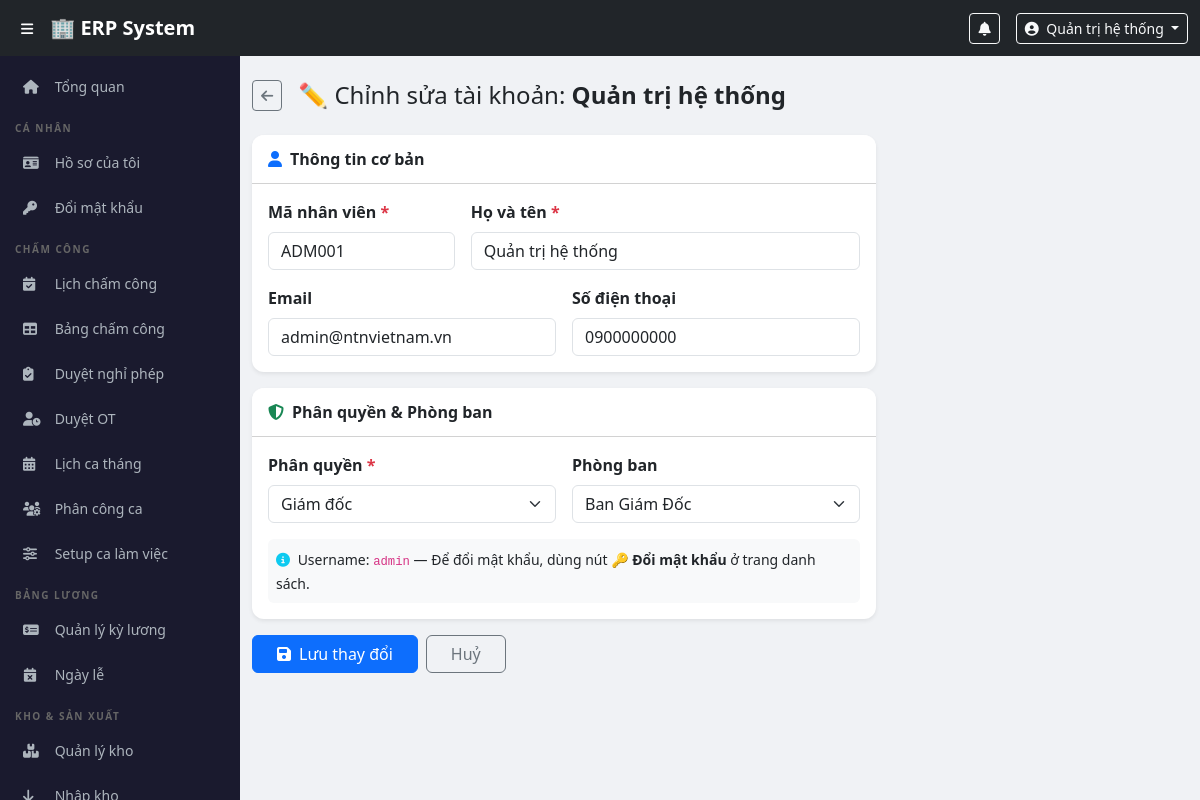
The app's page /modules/users/edit.php?id=1 (signed in) with its own data.
### tables this page shows
CREATE TABLE IF NOT EXISTS users (
    id INT UNSIGNED AUTO_INCREMENT PRIMARY KEY,
    employee_code VARCHAR(30) NOT NULL,
    full_name VARCHAR(150) NOT NULL,
    username VARCHAR(50) NOT NULL,
    password_hash VARCHAR(255) NOT NULL,
    role_id INT UNSIGNED NOT NULL,
    department_id INT UNSIGNED DEFAULT NULL,
    phone VARCHAR(20) DEFAULT NULL,
    email VARCHAR(150) DEFAULT NULL,
    hire_date DATE DEFAULT NULL,
    salary_base DECIMAL(15,2) NOT NULL DEFAULT 0,
    bank_account VARCHAR(50) DEFAULT NULL,
    bank_name VARCHAR(150) DEFAULT NULL,
    avatar VARCHAR(255) DEFAULT NULL,
    is_active TINYINT(1) NOT NULL DEFAULT 1,
    created_at TIMESTAMP NOT NULL DEFAULT CURRENT_TIMESTAMP,
    UNIQUE KEY uk_users_employee_code (employee_code),
    UNIQUE KEY uk_users_username (username),
    UNIQUE KEY uk_users_email (email),
    KEY idx_users_role_id (role_id),
    KEY idx_users_department_id (department_id),
    CONSTRAINT fk_users_role FOREIGN KEY (role_id) REFERENCES roles(id) ON UPDATE CASCADE ON DELETE RESTRICT,
    CONSTRAINT fk_users_department FOREIGN KEY (department_id) REFERENCES departments(id) ON UPDATE CASCADE ON DELETE SET NULL
);

CREATE TABLE IF NOT EXISTS roles (
    id INT UNSIGNED AUTO_INCREMENT PRIMARY KEY,
    name VARCHAR(50) NOT NULL,
    display_name VARCHAR(100) NOT NULL,
    permissions_json JSON DEFAULT NULL,
    UNIQUE KEY uk_roles_name (name)
);

CREATE TABLE IF NOT EXISTS departments (
    id INT UNSIGNED AUTO_INCREMENT PRIMARY KEY,
    name VARCHAR(100) NOT NULL,
    description VARCHAR(255) DEFAULT NULL,
    UNIQUE KEY uk_departments_name (name)
);

### config/auth.php (called while the page is built, shortened)
<?php
function currentUser() {
    return [
        'id'          => $_SESSION['user_id']   ?? null,
        'full_name'   => $_SESSION['full_name'] ?? '',
        'username'    => $_SESSION['username']  ?? '',
        'role'        => $_SESSION['role']      ?? '',
        'role_name'   => $_SESSION['role_name'] ?? '',
        'employee_code' => $_SESSION['employee_code'] ?? '',
        'department_id' => $_SESSION['department_id'] ?? null,
    ];
}
?>

### modules/users/edit.php (the view, shortened to what this page needs)
<?php
require_once $_SERVER['DOCUMENT_ROOT'] . '/ntn_erp/config/auth.php';
$pdo    = getDBConnection();
$id     = (int)($_GET['id'] ?? 0);
$stmt = $pdo->prepare("SELECT u.*, r.name as role FROM users u JOIN roles r ON u.role_id = r.id WHERE u.id = ?");
$stmt->execute([$id]);
$editUser = $stmt->fetch();
$roles = $pdo->query("SELECT * FROM roles ORDER BY id")->fetchAll();
$depts = $pdo->query("SELECT * FROM departments ORDER BY name")->fetchAll();
include $_SERVER['DOCUMENT_ROOT'] . '/ntn_erp/includes/header.php';
include $_SERVER['DOCUMENT_ROOT'] . '/ntn_erp/includes/sidebar.php';
?>
<div class="main-content">
<div class="container-fluid py-4">
    <div class="d-flex align-items-center gap-3 mb-4">
        <a href="/ntn_erp/modules/users/index.php" class="btn btn-outline-secondary btn-sm">
            <i class="fas fa-arrow-left"></i>
        </a>
        <h4 class="mb-0">✏️ Chỉnh sửa tài khoản: <strong><?= htmlspecialchars($editUser['full_name']) ?></strong></h4>
    </div>
    <div class="col-lg-8">
        <form method="POST">
            <div class="card border-0 shadow-sm mb-3">
                <div class="card-header bg-white fw-bold"><i class="fas fa-user me-2 text-primary"></i>Thông tin cơ bản</div>
                <div class="card-body">
                    <div class="row g-3">
                        <div class="col-md-4">
                            <label class="form-label fw-semibold">Mã nhân viên <span class="text-danger">*</span></label>
                            <input type="text" name="employee_code" class="form-control"
                                   value="<?= htmlspecialchars($_POST['employee_code'] ?? $editUser['employee_code']) ?>" required>
                        </div>
                        <div class="col-md-8">
                            <label class="form-label fw-semibold">Họ và tên <span class="text-danger">*</span></label>
                            <input type="text" name="full_name" class="form-control"
                                   value="<?= htmlspecialchars($_POST['full_name'] ?? $editUser['full_name']) ?>" required>
                        </div>
                        <div class="col-md-6">
                            <label class="form-label fw-semibold">Email</label>
                            <input type="email" name="email" class="form-control"
                                   value="<?= htmlspecialchars($_POST['email'] ?? $editUser['email'] ?? '') ?>">
                        </div>
                        <div class="col-md-6">
                            <label class="form-label fw-semibold">Số điện thoại</label>
                            <input type="text" name="phone" class="form-control"
                                   value="<?= htmlspecialchars($_POST['phone'] ?? $editUser['phone'] ?? '') ?>">
                        </div>
                    </div>
                </div>
            </div>
            <div class="card border-0 shadow-sm mb-3">
                <div class="card-header bg-white fw-bold"><i class="fas fa-shield-alt me-2 text-success"></i>Phân quyền & Phòng ban</div>
                <div class="card-body">
                    <div class="row g-3">
                        <div class="col-md-6">
                            <label class="form-label fw-semibold">Phân quyền <span class="text-danger">*</span></label>
                            <select name="role_id" class="form-select" required>
                                <?php foreach ($roles as $r): ?>
                                <option value="<?= $r['id'] ?>"
                                    <?= (($_POST['role_id'] ?? $editUser['role_id']) == $r['id']) ? 'selected' : '' ?>>
                                    <?= htmlspecialchars($r['display_name']) ?>
                                </option>
                                <?php endforeach; ?>
                            </select>
                        </div>
                        <div class="col-md-6">
                            <label class="form-label fw-semibold">Phòng ban</label>
                            <select name="department_id" class="form-select">
                                <?php foreach ($depts as $d): ?>
                                <option value="<?= $d['id'] ?>"
                                    <?= (($_POST['department_id'] ?? $editUser['department_id']) == $d['id']) ? 'selected' : '' ?>>
                                    <?= htmlspecialchars($d['name']) ?>
                                </option>
                                <?php endforeach; ?>
                            </select>
                        </div>
                    </div>
                    <div class="mt-3 p-2 bg-light rounded">
                        <small><i class="fas fa-info-circle text-info me-1"></i>
                        Username: <code><?= htmlspecialchars($editUser['username']) ?></code>
                        — Để đổi mật khẩu, dùng nút <strong>🔑 Đổi mật khẩu</strong> ở trang danh sách.</small>
                    </div>
                </div>
            </div>
            <div class="d-flex gap-2">
                <button type="submit" class="btn btn-primary px-4"><i class="fas fa-save me-2"></i>Lưu thay đổi</button>
                <a href="/ntn_erp/modules/users/index.php" class="btn btn-outline-secondary px-4">Huỷ</a>
            </div>
        </form>
    </div>
</div>
</div>
<?php include $_SERVER['DOCUMENT_ROOT'] . '/ntn_erp/includes/footer.php'; ?>

### includes/header.php (shortened to what this page needs)
<?php
$user = currentUser();
?>
<!DOCTYPE html>
<html lang="vi">
<head>
    <link href="https://cdn.jsdelivr.net/npm/bootstrap@5.3.0/dist/css/bootstrap.min.css" rel="stylesheet">
    <link href="https://cdnjs.cloudflare.com/ajax/libs/font-awesome/6.4.0/css/all.min.css" rel="stylesheet">
    <link href="/ntn_erp/assets/css/style.css" rel="stylesheet">
</head>
<body>
<nav class="navbar navbar-expand-lg navbar-dark bg-dark fixed-top" style="z-index:1030;">
    <div class="container-fluid">
        <button class="btn btn-sm text-white me-2" id="sidebarToggle">
            <i class="fas fa-bars"></i>
        </button>
        <a class="navbar-brand fw-bold" href="/ntn_erp/dashboard.php">🏢 ERP System</a>
        <div class="ms-auto d-flex align-items-center gap-3">
            <div class="dropdown">
                <button class="btn btn-sm btn-outline-light position-relative" data-bs-toggle="dropdown">
                    <i class="fas fa-bell"></i>
                </button>
            </div>
            <div class="dropdown">
                <button class="btn btn-sm btn-outline-light dropdown-toggle" data-bs-toggle="dropdown">
                    <i class="fas fa-user-circle me-1"></i>
                    <?= htmlspecialchars($user['full_name']) ?>
                </button>
            </div>
        </div>
    </div>
</nav>

### assets/css/style.css (style rules this page uses)
body { padding-top: 56px; background: #f0f2f5; font-family: 'Segoe UI', sans-serif; }
.main-content { margin-left: 240px; transition: margin-left 0.3s; min-height: calc(100vh - 56px); }
.card { border-radius: 12px !important; }
.card-header { border-radius: 12px 12px 0 0 !important; padding: 12px 16px; }

### records on screen
users: full_name "Quản trị hệ thống", employee_code "ADM001", email "admin@ntnvietnam.vn", phone "0900000000", role_id "Giám đốc", department_id "Ban Giám Đốc", username "admin"
